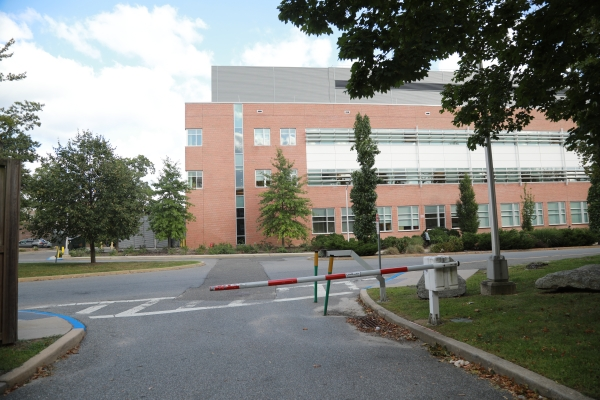
#> input picture images/sr.jpg, 600 x 400 px
$ jupyter execute panorama.ipynb
#> lines starting #> are read from the running program, lines starting #| are printed output that depends on the picture; after the words box and inside, x2 and y2 are one past the last pixel; in counts of white or black regions, pixels touching at a corner belong together
[cell 1]
import cv2
import matplotlib.pyplot as plt
import numpy as np

[cell 2]
def panorama(img_right, img_left):
    img1 = cv2.cvtColor(img_right,cv2.COLOR_BGR2GRAY)
    img2 = cv2.cvtColor(img_left,cv2.COLOR_BGR2GRAY)
    sift = cv2.xfeatures2d.SIFT_create()
    kp1, des1 = sift.detectAndCompute(img1,None)
    kp2, des2 = sift.detectAndCompute(img2,None)
    bf = cv2.BFMatcher()
    matches = bf.knnMatch(des1,des2, k=2)
    good = []
    for m in matches:
        if (m[0].distance < 0.5*m[1].distance):
            good.append(m)
    matches = np.asarray(good)
    src = np.float32([ kp1[m.queryIdx].pt for m in matches[:,0] ]).reshape(-1,1,2)
    dst = np.float32([ kp2[m.trainIdx].pt for m in matches[:,0] ]).reshape(-1,1,2)
    H, masked = cv2.findHomography(src, dst, cv2.RANSAC, 5.0)
    dst = cv2.warpPerspective(img_right,H,((img_right.shape[1] + img_left.shape[1]), img_left.shape[0]))
    dst[0:img_left.shape[0], 0:img_left.shape[1]] = img_left
    return dst

[cell 3]
def crop_image(image):
    # Convert the image to grayscale
    gray = cv2.cvtColor(image, cv2.COLOR_BGR2GRAY)

    # Threshold the grayscale image to create a binary mask
    _, thresh = cv2.threshold(gray, 1, 255, cv2.THRESH_BINARY)

    # Find contours in the binary mask
    contours, _ = cv2.findContours(thresh, cv2.RETR_EXTERNAL, cv2.CHAIN_APPROX_SIMPLE)

    # Find the contour with the largest area
    max_contour = max(contours, key=cv2.contourArea)

    # Find the bounding rectangle of the largest contour
    x, y, w, h = cv2.boundingRect(max_contour)

    # Crop the image based on the bounding rectangle
    cropped_image = image[y:y+h, x:x+w]

    return cropped_image

[cell 4]
img_1 = cv2.imread("images/sr.jpg")
#> img_1 is the input picture: shape (400, 600, 3); mean B, G, R 120.6, 126.8, 126.2
img_2 = cv2.imread("images/sm.jpg")
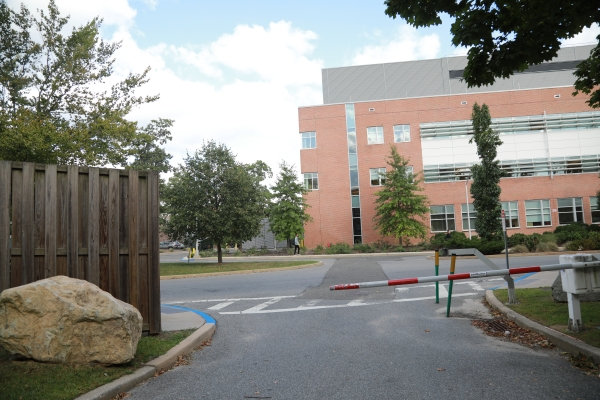
#> input picture images/sm.jpg, 600 x 400 px
#> img_2 is the input picture: shape (400, 600, 3); mean B, G, R 127.7, 134.1, 134.8
img_3 = cv2.imread("images/sl.jpg")
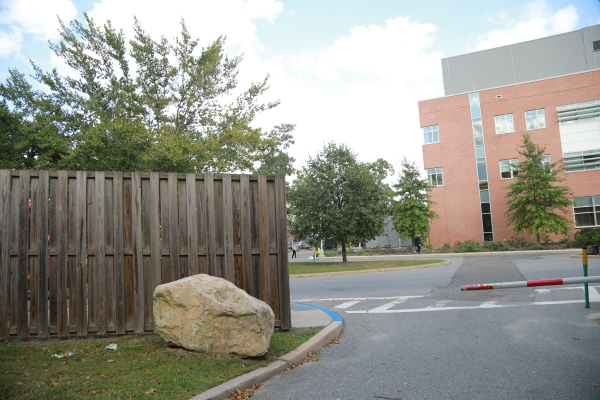
#> input picture images/sl.jpg, 600 x 400 px
#> img_3 is the input picture: shape (400, 600, 3); mean B, G, R 139.6, 148.5, 148.4

panor = panorama(img_2, img_3)
#> in panorama, `img2 = cv2.cvtColor(img_left,cv2.COLOR_BGR2GRAY)`:
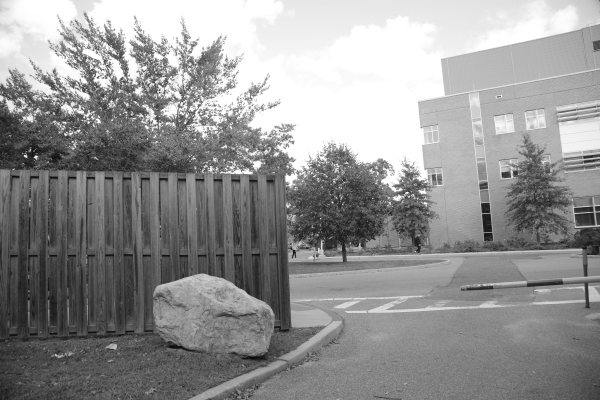
#> img2: shape (400, 600); min 8, max 255, mean 147.5
#> in panorama, `kp1, des1 = sift.detectAndCompute(img1,None)`: kp1 = 1730 keypoints; strongest (x, y, size): (511, 36, 5.9), (498, 49, 1.9), (496, 34, 5.5), (473, 46, 1.9)
#> in panorama, `kp2, des2 = sift.detectAndCompute(img2,None)`: kp2 = 1694 keypoints; strongest (x, y, size): (25, 156, 2), (36, 157, 2.2), (257, 164, 5.3), (397, 198, 4)
#> in panorama, `matches = bf.knnMatch(des1,des2, k=2)`: matches = 1730 matches
#> after the loop in panorama, `for m in matches:`: good = 478 matches
#> in panorama, `src = np.float32([ kp1[m.queryIdx].pt for m in matches[:,0] ]).reshape..`: src = 478 rows, first 8: [13.02, 352], [13.41, 31.82], [13.44, 57.32], [14.48, 362.5], [16.01, 172.7], [17.12, 15.56], [17.31, 303.4], [17.8, 10.71]
#> in panorama, `dst = np.float32([ kp2[m.trainIdx].pt for m in matches[:,0] ]).reshape..`: dst = 478 rows, first 8: [166.6, 340.1], [156.1, 60.02], [156.3, 81.78], [168.4, 349.2], [162.8, 182.1], [158.9, 45.93], [168.1, 297.6], [158.9, 41.82]
#> in panorama, `H, masked = cv2.findHomography(src, dst, cv2.RANSAC, 5.0)`: H = [[0.703, 0.0327, 143.4], [-0.129, 0.874, 31.56], [-0.000484, -1.46e-05, 1]]; masked = 478 values from 1 to 1
#> in panorama, `dst[0:img_left.shape[0], 0:img_left.shape[1]] = img_left`:
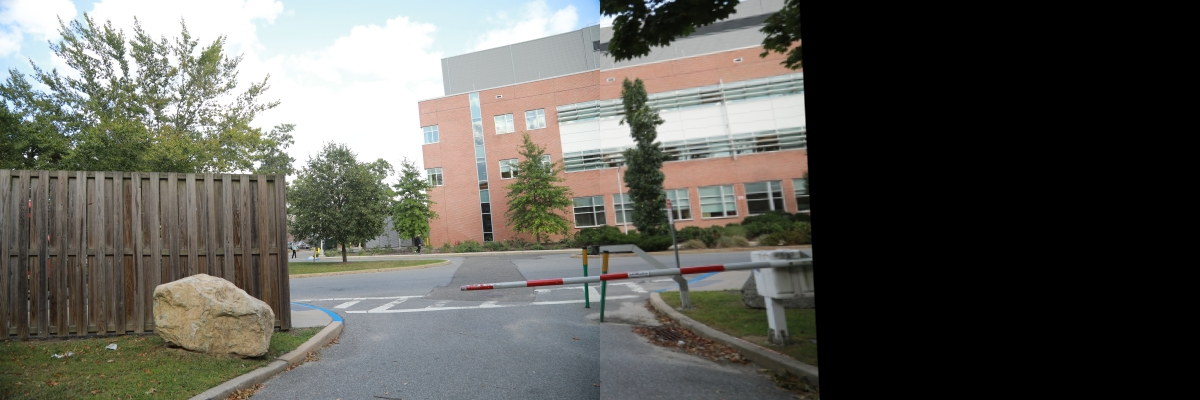
#> dst: shape (400, 1200, 3); mean B, G, R 87.9, 93.8, 94.4
panor = panorama(img_1, panor[:, 0:800])
#> in panorama (call 2), `img2 = cv2.cvtColor(img_left,cv2.COLOR_BGR2GRAY)`:
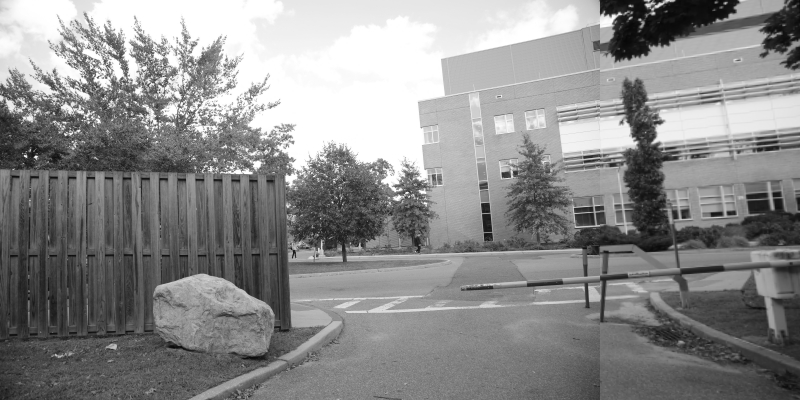
#> img2: shape (400, 800); min 7, max 255, mean 139.1
#> in panorama (call 2), `img2 = cv2.cvtColor(img_left,cv2.COLOR_BGR2GRAY)`:
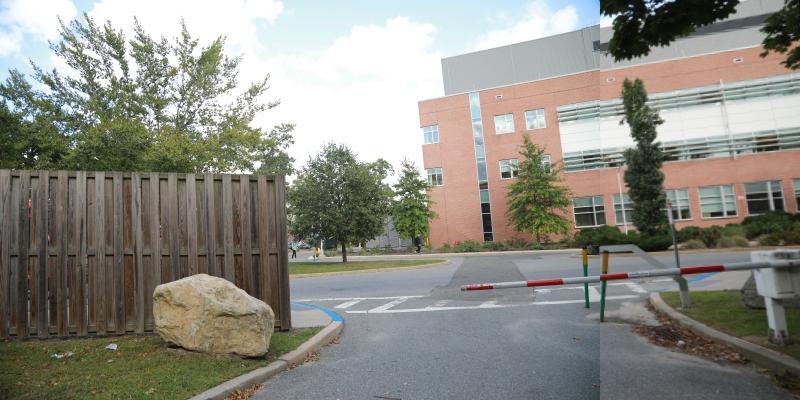
#> img_left: shape (400, 800, 3); mean B, G, R 131.1, 139.9, 140.7
#> in panorama (call 2), `kp1, des1 = sift.detectAndCompute(img1,None)`: kp1 = 1585 keypoints; strongest (x, y, size): (568, 70, 2.8), (514, 43, 2.6), (377, 52, 5.1), (523, 68, 5)
#> in panorama (call 2), `kp2, des2 = sift.detectAndCompute(img2,None)`: kp2 = 2456 keypoints; strongest (x, y, size): (25, 156, 2), (36, 157, 2.2), (619, 14, 2.3), (653, 13, 2.5)
#> in panorama (call 2), `matches = bf.knnMatch(des1,des2, k=2)`: matches = 1585 matches
#> after the loop in panorama (call 2), `for m in matches:`: good = 267 matches
#> in panorama (call 2), `src = np.float32([ kp1[m.queryIdx].pt for m in matches[:,0] ]).reshape..`: src = 267 rows, first 8: [14.86, 135.3], [17.03, 130.7], [18.85, 364], [21.23, 133.9], [24.34, 112.6], [26.02, 132.8], [33.57, 134.1], [35.22, 126.2]
#> in panorama (call 2), `dst = np.float32([ kp2[m.trainIdx].pt for m in matches[:,0] ]).reshape..`: dst = 267 rows, first 8: [276.1, 154.1], [277.2, 150.1], [294.1, 347.9], [280.5, 152.6], [281.6, 133.7], [284.1, 151], [289.9, 151.4], [290.1, 144]
#> in panorama (call 2), `H, masked = cv2.findHomography(src, dst, cv2.RANSAC, 5.0)`: H = [[0.473, 0.0438, 257.9], [-0.228, 0.824, 42.55], [-0.000851, -5.1e-05, 1]]; masked = 267 values, max 1 at index 0, min 0 at index 251, mean 0.996
panor = crop_image(panor)
#> in crop_image, `gray = cv2.cvtColor(image, cv2.COLOR_BGR2GRAY)`:
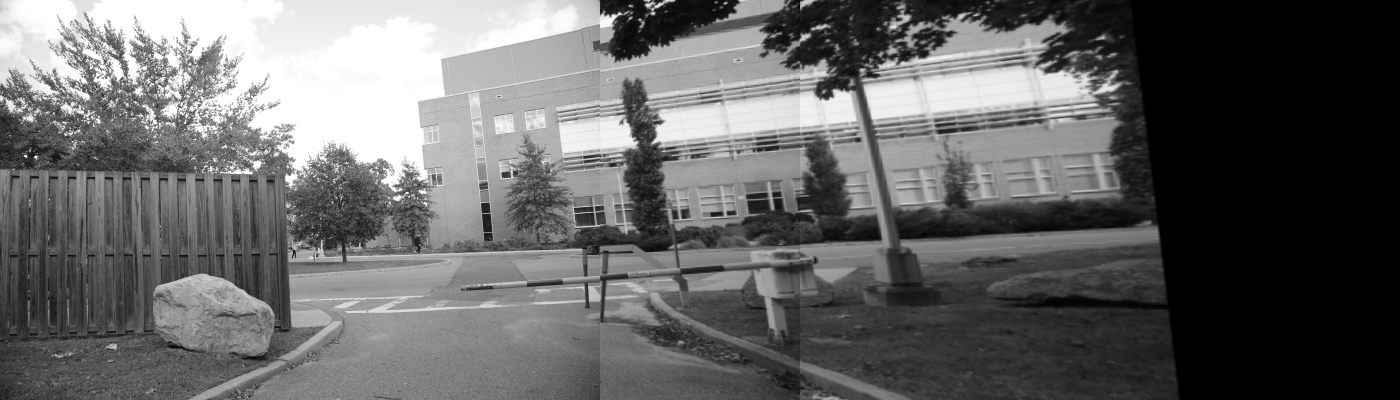
#> gray: shape (400, 1400); min 0, max 255, mean 102.1
#> in crop_image, `_, thresh = cv2.threshold(gray, 1, 255, cv2.THRESH_BINARY)`:
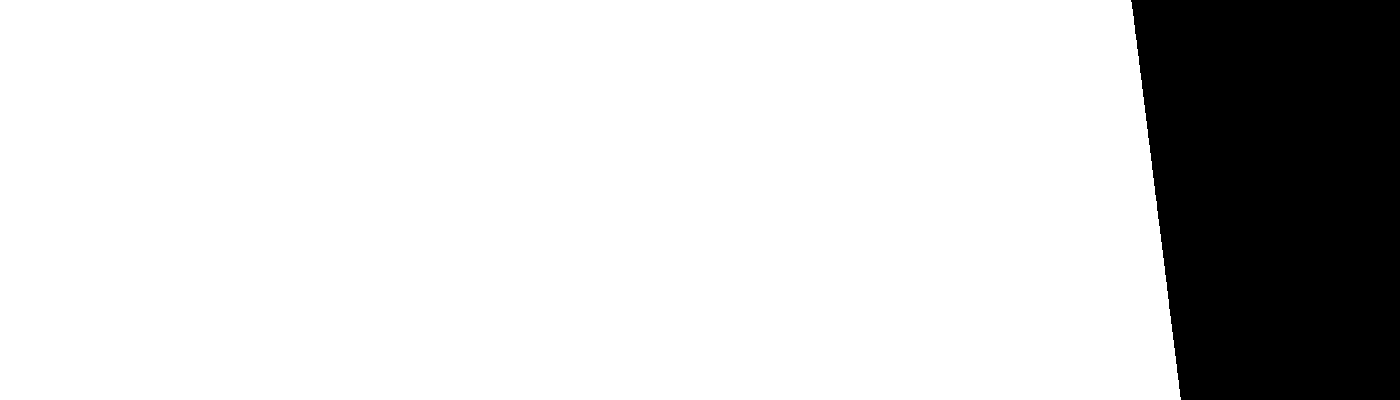
#> thresh: shape (400, 1400); 82.6% white; 1 black region
#> in crop_image, `contours, _ = cv2.findContours(thresh, cv2.RETR_EXTERNAL, cv2.CHAIN_AP..`: contours = 1 contour; box (x1, y1, x2, y2) and area: (0, 0, 1181, 400) 460934
#> in crop_image, `max_contour = max(contours, key=cv2.contourArea)`: max_contour = contour of 104 points, box (x1, y1, x2, y2) (0, 0, 1181, 400), area 460934
#> in crop_image, `x, y, w, h = cv2.boundingRect(max_contour)`: x = 0; w = 1181; h = 400
#> in crop_image, `cropped_image = image[y:y+h, x:x+w]`:
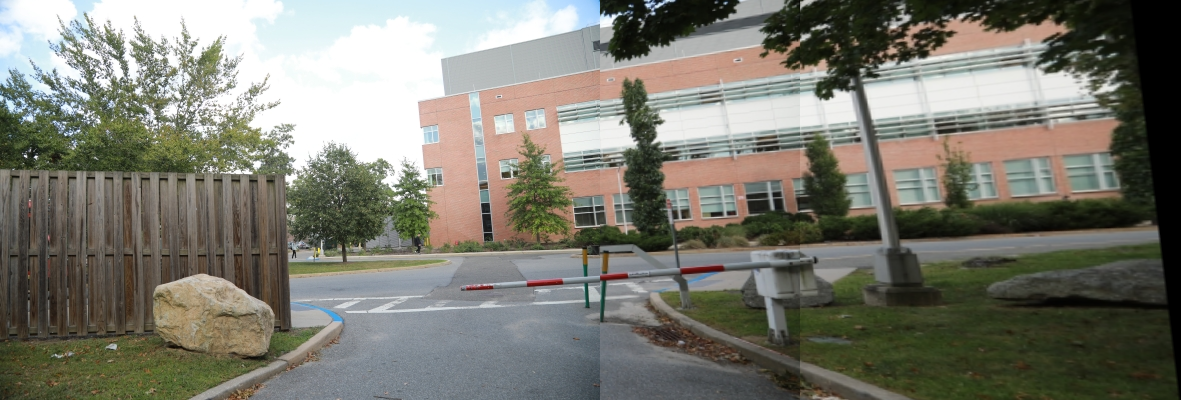
#> cropped_image: shape (400, 1181, 3); mean B, G, R 111.6, 122.1, 122.6
panor = panor[:, 0:panor.shape[1] - 60]
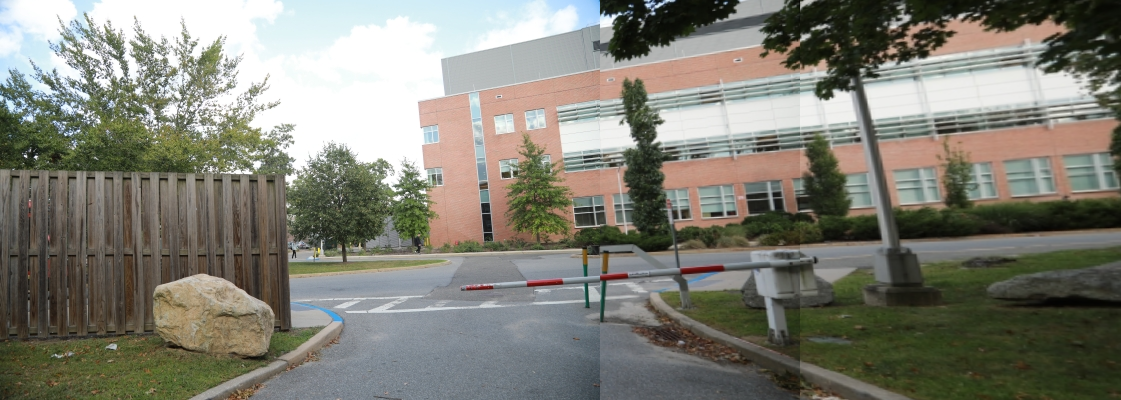
#> panor: shape (400, 1121, 3); mean B, G, R 116.7, 127.3, 128
cv2.imwrite('output.jpg',panor)
plt.imshow(panor)
plt.show()
